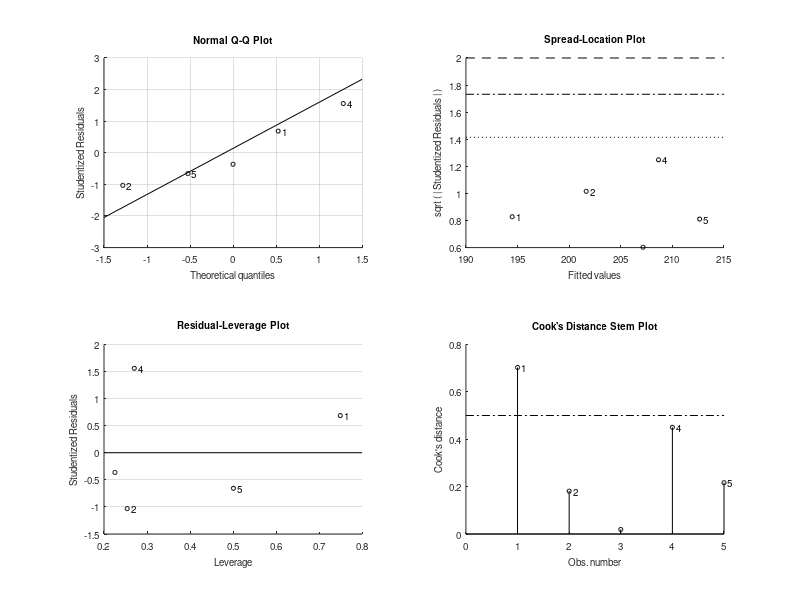

Source code (MATLAB): (Note: this script raises an error after producing the figure.)
% Compare various regression and prediction functions

clear variables

% Some data
X = [239.38 254.46 266.06 269.20 277.59]';
Y = [194.72 201.03 206.94 209.58 212.32]';

% Make predictions at
x = linspace(230, 290, 61)';

% Fit LR model
LR = struct();
LR.model = fitlm(X, Y);

% Fit polynomial model
POLY = struct('fit_type', "poly3");
[POLY.model, POLY.gof, POLY.output] = fit(X, Y, POLY.fit_type, 'Normalize', 'on');

% Fit GPR model
GPR = struct();
GPR.model = fitrgp(X, Y);

% Make predictions at new points
[LR.y_mean, LR.y_int] = predict(LR.model, x, 'Alpha', 0.1, 'Prediction', 'Observation');
[POLY.y_int, POLY.y_mean] = predint(POLY.model, x, 0.9, 'Observation', 'off');
[GPR.y_mean, GPR.y_sigma, GPR.y_int] = predict(GPR.model, x, 'Alpha', 0.1);

figure(1); clf
Y_pred = [LR.y_mean POLY.y_mean GPR.y_mean];
Y_lb = [LR.y_int(:,1) POLY.y_int(:,1) GPR.y_int(:,1)];
Y_ub = [LR.y_int(:,2) POLY.y_int(:,2) GPR.y_int(:,2)];
y_labels = ["LR", "POLY", "GPR"];
ax = make_statdplot(Y_pred, Y_lb, Y_ub, x, Y, X, "$x$", y_labels, "$\hat{y}(x)$", "90\% CI");
ylabel("$\hat{y}(x)$")
p = get(gcf, 'Position');
set(gcf, 'Position', [p(1:2) 420 315])
